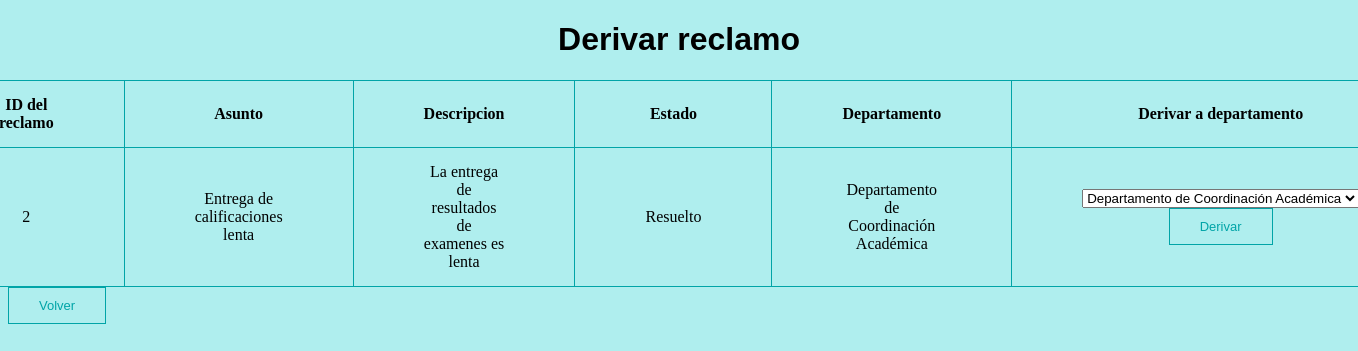
The page /derivar_reclamo/2 (signed in) on the database as committed earlier.
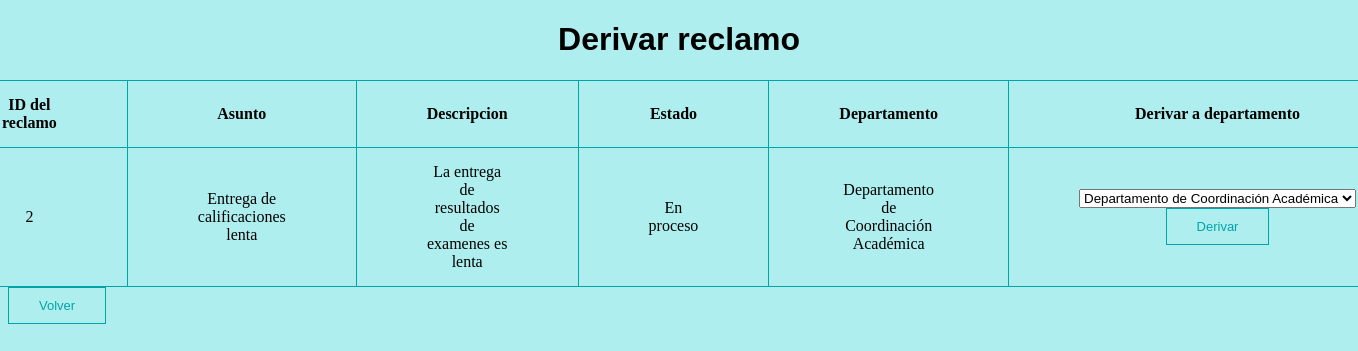
The same page on the database as committed later.
### modules/classes.py (models this page shows, shortened)
class Reclamo(db.Model):
    id = db.Column(db.Integer,primary_key=True)
    usuario_creador = db.Column(db.String(100))
    asunto = db.Column(db.String(1000))
    descripcion = db.Column(db.String(1000))
    departamento_id = db.Column(db.Integer, db.ForeignKey('departamento.id'), nullable=True)
    estado =  db.Column(db.String(100))
    adherente = db.Column(db.String(100))
    fecha = db.Column(db.DateTime, default=datetime.utcnow)

### server.py (the view)
@app.route("/derivar_reclamo/<int:reclamo_id>", methods=['GET','POST'])
@admin_only
def derivar_reclamo(reclamo_id):
    reclamo = Reclamo.query.get(reclamo_id)
    departamentos = Departamento.query.all()
    if request.method == 'POST':
        departamento = request.form.get('departamento')
        current_user.derivar_reclamo(reclamo_id,departamento)
    return render_template('derivar_reclamo.html',reclamo=reclamo,departamentos=departamentos)

### server.py (called while the page is built)
@login_manager.user_loader
def user_loader(user_id):
    user = Usuario.query.get(user_id)
    if user:
        if user.id in admin_list:
            return Jefe_departamento.query.get(user_id)  #en base al id clasifica al usuario actual en jefe o usuario final
        else:
            return Usuario_final.query.get(user_id)

def admin_only(f):
    @wraps(f)
    def decorated_function(*args, **kwargs):
        if not current_user.is_authenticated or current_user.id not in admin_list:
            return abort(403)
        return f(*args, **kwargs)
    return decorated_function

### templates/derivar_reclamo.html (shortened to what this page needs)
<!DOCTYPE html>
<html lang="en">
<html>
    <head style="background-color:paleturquoise">
    </head>
    <body style="background-color:paleturquoise">
        <h1 class="centrar_element">Derivar reclamo</h1>
        <div class="table-container">
            <table>
                <tr>
                    <td><b>ID del reclamo</b></td>
                    <td><b>Asunto</b></td>
                    <td><b>Descripcion</b></td>
                    <td><b>Estado</b></td>
                    <td><b>Departamento</b></td>
                    <td><b>Derivar a departamento</b></td>
                </tr>
                <tr>
                    <td>{{ reclamo.id }}</td>
                    <td>{{ reclamo.asunto }}</td>
                    <td>{{ reclamo.descripcion }}</td>
                    <td>{{ reclamo.estado }}</td>
                    {% for departamento in departamentos %}
                        {% if departamento.id == reclamo.departamento_id %}
                            <td>{{ departamento.nombre }}</td>
                        {% endif %}
                    {% endfor %}
                    <td>
                        <form action="{{ url_for('derivar_reclamo',reclamo_id=reclamo.id) }}" method="post">
                            <select name="departamento" id="departamento">
                                {% for departamento in departamentos %}
                                    <option value="{{ departamento.id }}">{{ departamento.nombre }}</option>
                                {% endfor %}
                            </select>
                            <button type="submit">Derivar</button>
                        </form>
                    </td>
                </tr>
            </table>
        </div>
        <button onclick="location.href='/manejar_reclamo'">Volver</button>
    </body>
</html>

Rows that differ between the two databases and show on the page:
changed Reclamo "Entrega de calificaciones lenta": estado "Resuelto" → "En proceso"
